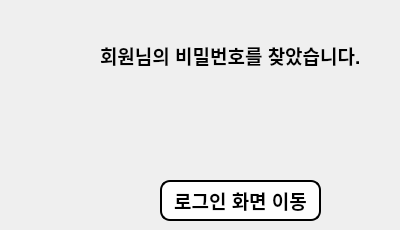
     <widget class="QWidget" name="page_10">
      <widget class="QLabel" name="label_35">
       <property name="geometry">
        <rect>
         <x>100</x>
         <y>40</y>
         <width>291</width>
         <height>31</height>
        </rect>
       </property>
       <property name="font">
        <font>
         <pointsize>14</pointsize>
         <bold>true</bold>
        </font>
       </property>
       <property name="styleSheet">
        <string notr="true">color: rgb(0, 0, 0);</string>
       </property>
       <property name="text">
        <string>회원님의 비밀번호를 찾았습니다.</string>
       </property>
      </widget>
      <widget class="QLabel" name="label_36">
       <property name="geometry">
        <rect>
         <x>130</x>
         <y>110</y>
         <width>231</width>
         <height>21</height>
        </rect>
       </property>
       <property name="font">
        <font>
         <pointsize>13</pointsize>
        </font>
       </property>
       <property name="styleSheet">
        <string notr="true">color: rgb(0, 0, 0);</string>
       </property>
       <property name="text">
        <string/>
       </property>
      </widget>
      <widget class="QPushButton" name="pushButton_16">
       <property name="geometry">
        <rect>
         <x>160</x>
         <y>180</y>
         <width>161</width>
         <height>41</height>
        </rect>
       </property>
       <property name="font">
        <font>
         <pointsize>14</pointsize>
         <bold>true</bold>
        </font>
       </property>
       <property name="styleSheet">
        <string notr="true">color: rgb(0, 0, 0);
border-radius: 10px;
background-color: rgb(254, 254, 254);
border:2px solid;</string>
       </property>
       <property name="text">
        <string>로그인 화면 이동</string>
       </property>
      </widget>
     </widget>
